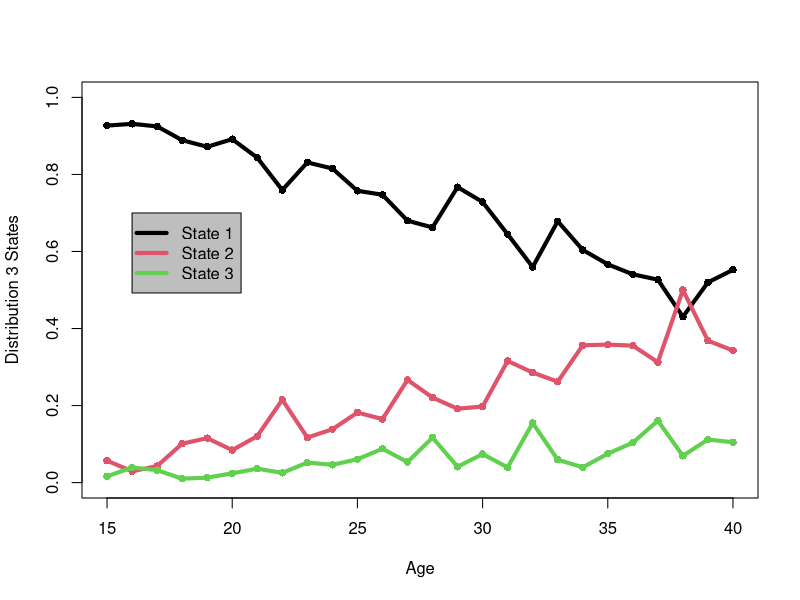

This figure's R source:
# Fitting MSSMs to cross-sectional data from the Netherlands: data

# Ardo, UCL 2016

 
# Prelim:
digits<-3

# (Extended) Data taken from van de Kasteele et al (SIM)
# (Only subset so that mortality is no problem):
shift <- -15
age   <- 15:40 + shift
freq1 <- c(114,95,86,88,68,74,70,60,64,53,50,68,51,51,56,59,49,47,57,
           61,68,73,59,62,79,58)
freq2 <- c(7,3,4,10,9,7,10,17,9,9,12,15,20,17,14,16,24,24,22,36,43,48,
           35,72,56,36)
freq3 <- c(2,4,3,1,1,2,3,2,4,3,4,8,4,9,3,6,3,13,5,4,9,14,18,10,17,11)
size  <- freq1+freq2+freq3
dta   <- cbind(age=age,freq1=freq1,freq2=freq2,freq3=freq3,size=size)
n     <- length(age)
   
# Print data:
cat("\nAge transformed by age + shift with shift = ",shift,"\n\n")
cat("Data set:\n")
print(dta)

# Plot data:
# Prelim:
lwd <- 4
pch <- 16
col <- c(1,2,3)
# Plot framwork:
plot(c(age[1]-shift,age[n]-shift),c(0,1),type="n",xlab="Age",
      ylab="Distribution 3 States")
# Plot lines:
for(i in 1:3){
  y <- dta[,i+1]/size
  points(age-shift,y,pch=16,col=col[i])
  lines(age-shift,y,lwd=lwd,col=col[i])
}
# Add legend:
legend(16, .7, c("State 1", "State 2", "State 3"), col = col,
       text.col = "black", lty = 1, lwd=lwd ,
       merge = TRUE, bg = "gray")



